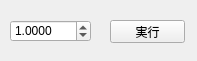
<?xml version="1.0" encoding="UTF-8"?>
<ui version="4.0">
 <class>ObjectScaleForm</class>
 <widget class="QWidget" name="ObjectScaleForm">
  <property name="geometry">
   <rect>
    <x>0</x>
    <y>0</y>
    <width>197</width>
    <height>61</height>
   </rect>
  </property>
  <property name="minimumSize">
   <size>
    <width>197</width>
    <height>61</height>
   </size>
  </property>
  <property name="windowTitle">
   <string>Object Scale</string>
  </property>
  <widget class="QDoubleSpinBox" name="doubleSpinBox">
   <property name="geometry">
    <rect>
     <x>10</x>
     <y>20</y>
     <width>81</width>
     <height>22</height>
    </rect>
   </property>
   <property name="decimals">
    <number>4</number>
   </property>
   <property name="minimum">
    <double>0.000100000000000</double>
   </property>
   <property name="maximum">
    <double>10.000000000000000</double>
   </property>
   <property name="singleStep">
    <double>0.100000000000000</double>
   </property>
   <property name="value">
    <double>1.000000000000000</double>
   </property>
  </widget>
  <widget class="QPushButton" name="pushButton">
   <property name="geometry">
    <rect>
     <x>110</x>
     <y>20</y>
     <width>75</width>
     <height>23</height>
    </rect>
   </property>
   <property name="text">
    <string>実行</string>
   </property>
  </widget>
 </widget>
 <resources/>
 <connections/>
</ui>
